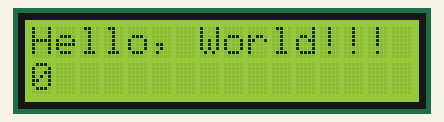
The sketch below on a simulated Arduino Uno, built with avr-gcc and run on an emulated ATmega328P. Parts: 16×2 character LCD.

Above: at 0.2 s.
At 4.1 s:
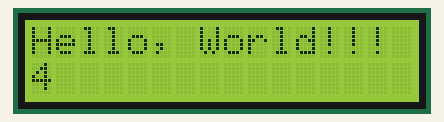
At 9.1 s:
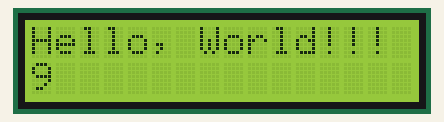
At 19.1 s:
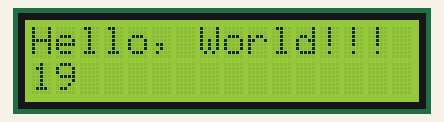
At 29.1 s:
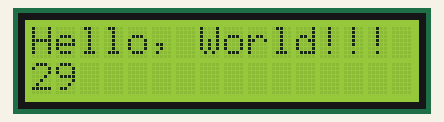
At 39.1 s:
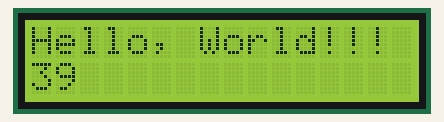

The sketch:

LCD.ino
```cpp
#include<LiquidCrystal.h>

LiquidCrystal lcd(12, 11, 5, 4, 3, 2);

void setup() {
  // put your setup code here, to run once:
  lcd.init(1, 12, 255, 11, 5, 4, 3, 2, 0, 0, 0, 0);
  lcd.begin(16, 2);
  lcd.print("Hello, World!!!");
}

void loop() {
  // put your main code here, to run repeatedly:
  lcd.setCursor(0, 1);
  lcd.print(millis()/1000);
}
```

Measured:
- what the display in image 1 shows lasts 1.0 s, from 4.0 s to 5.0 s
